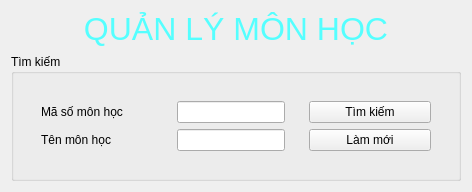
                   <widget class="QFrame" name="verticalFrame_QLMonHoc_search">
                    <layout class="QVBoxLayout" name="verticalLayout_2">
                     <item>
                      <widget class="QLabel" name="label_QLMonHoc">
                       <property name="maximumSize">
                        <size>
                         <width>16777215</width>
                         <height>45</height>
                        </size>
                       </property>
                       <property name="text">
                        <string>&lt;html&gt;&lt;head/&gt;&lt;body&gt;&lt;p align=&quot;center&quot;&gt;&lt;span style=&quot; font-size:24pt; color:#55ffff;&quot;&gt;QUẢN LÝ MÔN HỌC&lt;/span&gt;&lt;/p&gt;&lt;/body&gt;&lt;/html&gt;</string>
                       </property>
                      </widget>
                     </item>
                     <item>
                      <widget class="QGroupBox" name="groupBox_QLMonHoc_search">
                       <property name="title">
                        <string>Tìm kiếm</string>
                       </property>
                       <layout class="QVBoxLayout" name="verticalLayout_40">
                        <item>
                         <widget class="QFrame" name="horizontalFrame_QLMonHoc_search">
                          <property name="styleSheet">
                           <string notr="true"/>
                          </property>
                          <layout class="QHBoxLayout" name="horizontalLayout_28">
                           <item>
                            <widget class="QFrame" name="verticalFrame_QLMonHoc_search_1">
                             <property name="minimumSize">
                              <size>
                               <width>130</width>
                               <height>0</height>
                              </size>
                             </property>
                             <property name="styleSheet">
                              <string notr="true"/>
                             </property>
                             <layout class="QVBoxLayout" name="verticalLayout_62">
                              <item>
                               <widget class="QLabel" name="label_1_QLMonHoc_search_1">
                                <property name="minimumSize">
                                 <size>
                                  <width>0</width>
                                  <height>0</height>
                                 </size>
                                </property>
                                <property name="styleSheet">
                                 <string notr="true"/>
                                </property>
                                <property name="text">
                                 <string>Mã số môn học</string>
                                </property>
                               </widget>
                              </item>
                              <item>
                               <widget class="QLabel" name="label_2_QLMonHoc_search_1">
                                <property name="text">
                                 <string>Tên môn học</string>
                                </property>
                               </widget>
                              </item>
                             </layout>
                            </widget>
                           </item>
                           <item>
                            <widget class="QFrame" name="verticalFrame_QLMonHoc_search_2">
                             <layout class="QVBoxLayout" name="verticalLayout_63">
                              <item>
                               <widget class="QLineEdit" name="lineEdit_QLMonHoc_search_2_maso"/>
                              </item>
                              <item>
                               <widget class="QLineEdit" name="lineEdit_QLMonHoc_search_2_hoten"/>
                              </item>
                             </layout>
                            </widget>
                           </item>
                           <item>
                            <widget class="QFrame" name="verticalFrame_QLMonHoc_search_3">
                             <property name="minimumSize">
                              <size>
                               <width>140</width>
                               <height>0</height>
                              </size>
                             </property>
                             <property name="styleSheet">
                              <string notr="true"/>
                             </property>
                             <layout class="QVBoxLayout" name="verticalLayout_64">
                              <item>
                               <widget class="QPushButton" name="pushButton_QLMonHoc_search_3_timkiem">
                                <property name="text">
                                 <string>Tìm kiếm</string>
                                </property>
                               </widget>
                              </item>
                              <item>
                               <widget class="QPushButton" name="pushButton_QLMonHoc_search_3_lammoi">
                                <property name="text">
                                 <string>Làm mới</string>
                                </property>
                               </widget>
                              </item>
                             </layout>
                            </widget>
                           </item>
                          </layout>
                         </widget>
                        </item>
                       </layout>
                      </widget>
                     </item>
                    </layout>
                   </widget>
